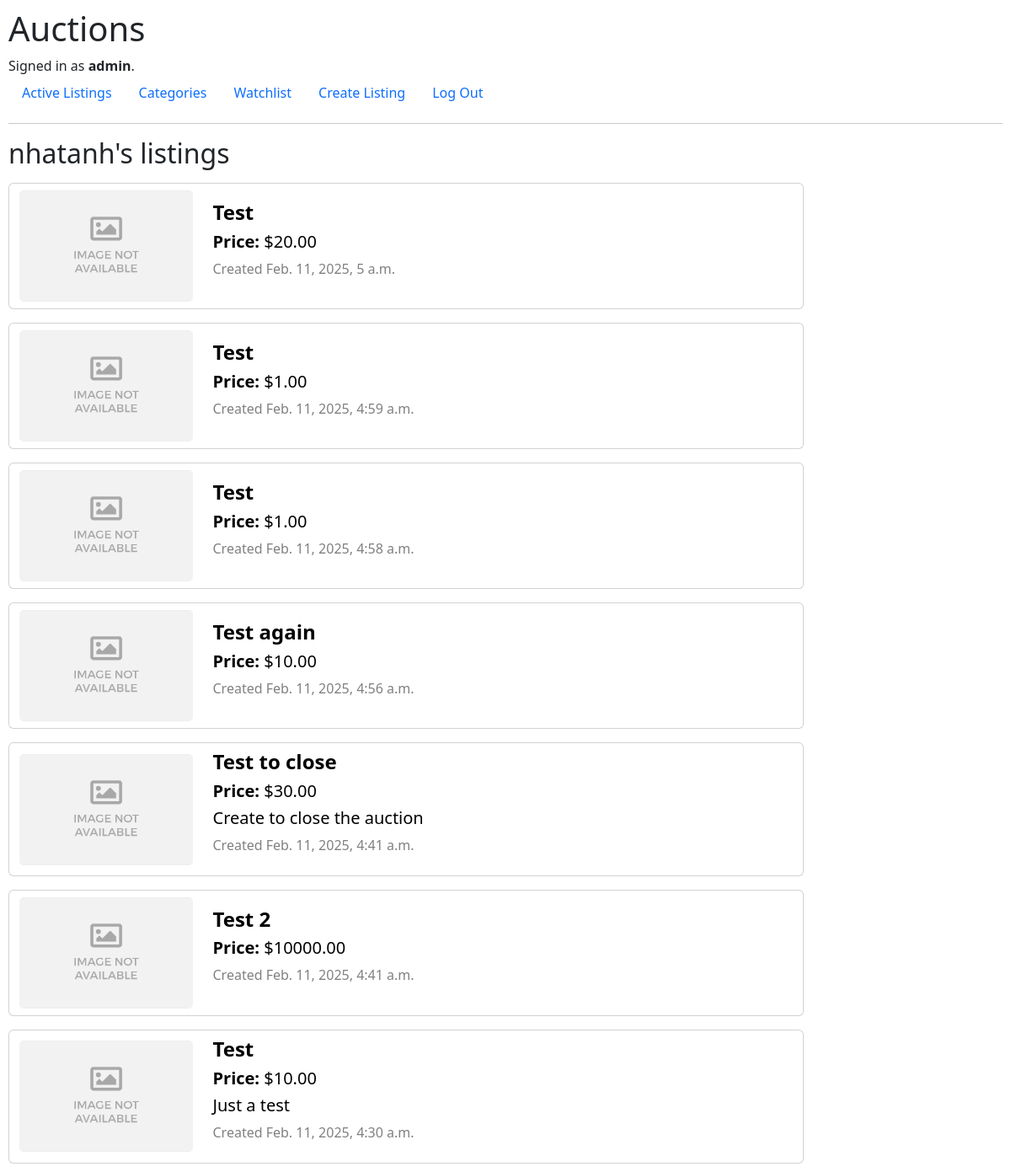
Screenshot of /user/4 (signed in) with the database file from the repository.
### auctions/models.py (models this page shows, shortened)
class User(AbstractUser):
    def __str__(self):
        return self.username

class Listing(models.Model):
    owner = models.ForeignKey(User, on_delete=models.CASCADE, related_name="auction_listings")
    title = models.CharField(max_length=200)
    created_at = models.DateTimeField(auto_now_add=True)
    description = models.TextField(blank=True)
    starting_bid = models.FloatField()
    image_url = models.URLField()
    category = models.ForeignKey(Category, on_delete=models.PROTECT, blank=True, null=True, related_name="listings_by_category")
    is_active = models.BooleanField(default=True)
    interested_by = models.ManyToManyField(User, related_name="watchlist")
    winner = models.ForeignKey(User, on_delete=models.PROTECT, blank=True, null=True, related_name="win")
    def current_price(self):
        if self.bids.last():
            return self.bids.last().price
        return self.starting_bid

class Bid(models.Model):
    bid_by = models.ForeignKey(User, on_delete=models.CASCADE, related_name="user_bids")
    bid_for = models.ForeignKey(Listing, on_delete=models.CASCADE, related_name="bids")
    price = models.FloatField()
    created_at = models.DateTimeField(auto_now_add=True)

### auctions/views.py (the view)
# urls.py: path("user/<int:user_id>", views.user_listing, name="user-listing"),
def user_listing(request, user_id):
    user = User.objects.get(pk=user_id)
    listings = Listing.objects.filter(owner=user).order_by("-created_at")
    return render(request, "auctions/index.html", {
        "listings": listings,
        "header": f"{user.username}'s listings"
    })

### auctions/templates/auctions/index.html (shortened to what this page needs)
{% extends "auctions/layout.html" %}
{% load static %}
{% block body %}
    {% if header %}
        <h2>{{ header }}</h2>
    {% else %}
        <h2>Active Listings</h2>
    {% endif %}
    {% for listing in listings %}
    <div class="card card-index mt-3">
        <div class="container-fluid row">
            <div class="col-sm-3 mt-2 mb-2 text-center d-flex flex-column justify-content-center">
                {% if listing.image_url %}
                    <img class="flex-item card-img" src="{{ listing.image_url }}" alt="Image">
                {% else %}
                <img class="flex-item card-img" src="{% static 'auctions/no-image.png' %}" alt="No Image">
                {% endif %}
            </div>
            <div class="col-sm-9 mt-2 mb-2 d-flex flex-column justify-content-center">
                <a class="listing-link" href="{% url 'listing' listing.id %}">
                    <h4 class="flex-item">
                        <strong>{{ listing.title }}</strong>
                    </h4>
                    <h5 class="flex-item"><strong>Price: </strong>${{ listing.current_price|floatformat:2 }}</h5>
                    <h5 class="flex-item">{{ listing.description }}</h5>
                    <p class="flex-item" style="color: grey;">Created {{ listing.created_at }}</p>
                </a>
            </div>
        </div>
    </div>
    {% endfor %}
{% endblock %}

### auctions/templates/auctions/layout.html (shortened to what this page needs)
{% load static %}
<!DOCTYPE html>
<html lang="en">
    <head>
        {% load django_bootstrap5 %}
        {% bootstrap_css %}
        <link href="{% static 'auctions/styles.css' %}" rel="stylesheet">
    </head>
    <body>
        <h1>Auctions</h1>
        <div>
            {% if user.is_authenticated %}
                Signed in as <strong>{{ user.username }}</strong>.
            {% else %}
                Not signed in.
            {% endif %}
        </div>
        <ul class="nav">
            <li class="nav-item">
                <a class="nav-link" href="{% url 'index' %}">Active Listings</a>
            </li>
            <li class="nav-item">
                <a class="nav-link" href="{% url 'categories' %}">Categories</a>
            </li>
            {% if user.is_authenticated %}
                <li class="nav-item">
                    <a class="nav-link" href="{% url 'watchlist' %}">Watchlist</a>
                </li>
                <li class="nav-item">
                    <a class="nav-link" href="{% url 'create-listing' %}">Create Listing</a>
                </li>
                <li class="nav-item">
                    <a class="nav-link" href="{% url 'logout' %}">Log Out</a>
                </li>
            {% endif %}
        </ul>
        <hr>
        {% block body %}
        {% endblock %}
    </body>
</html>

### auctions/static/auctions/styles.css (style rules this page uses)
body { padding: 10px; }
.card-index { max-width: 80%; }
.card-img { object-fit: contain; max-height: 200px; }
.listing-link { text-decoration: none; color: black; }

### rows the page displays
User: username "admin"
Listing: title "Test", current_price "20.00", created_at "Feb. 11, 2025, 5 a.m."
Listing: title "Test", current_price "1.00", created_at "Feb. 11, 2025, 4:59 a.m."
Listing: title "Test", current_price "1.00", created_at "Feb. 11, 2025, 4:58 a.m."
Listing: title "Test again", current_price "10.00", created_at "Feb. 11, 2025, 4:56 a.m."
Listing: title "Test to close", current_price "30.00", description "Create to close the auction", created_at "Feb. 11, 2025, 4:41 a.m."
Listing: title "Test 2", current_price "10000.00", created_at "Feb. 11, 2025, 4:41 a.m."
Listing: title "Test", current_price "10.00", description "Just a test", created_at "Feb. 11, 2025, 4:30 a.m."

### other values shown
{{ header }} "nhatanh's listings"
